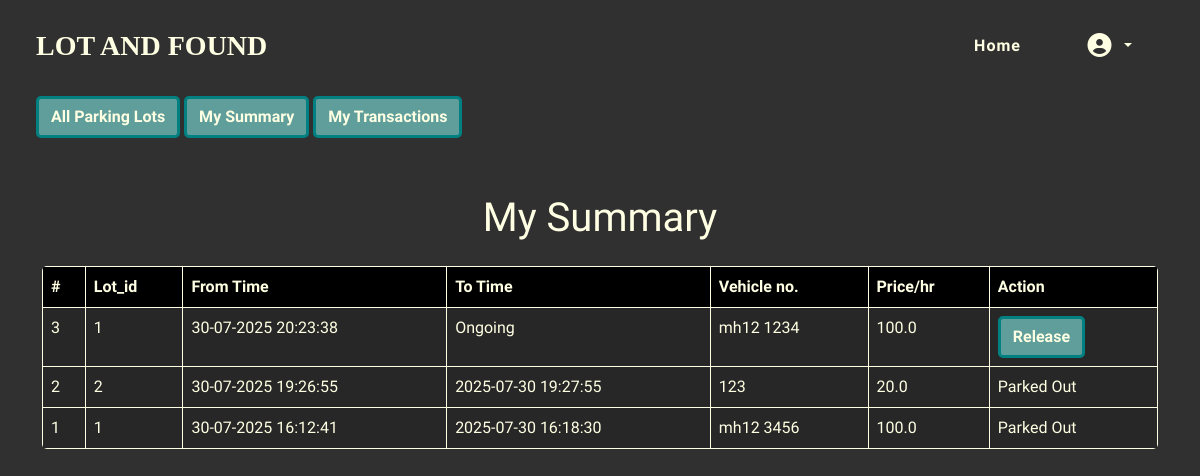
Before: /my-summary (signed in) with the older database file.
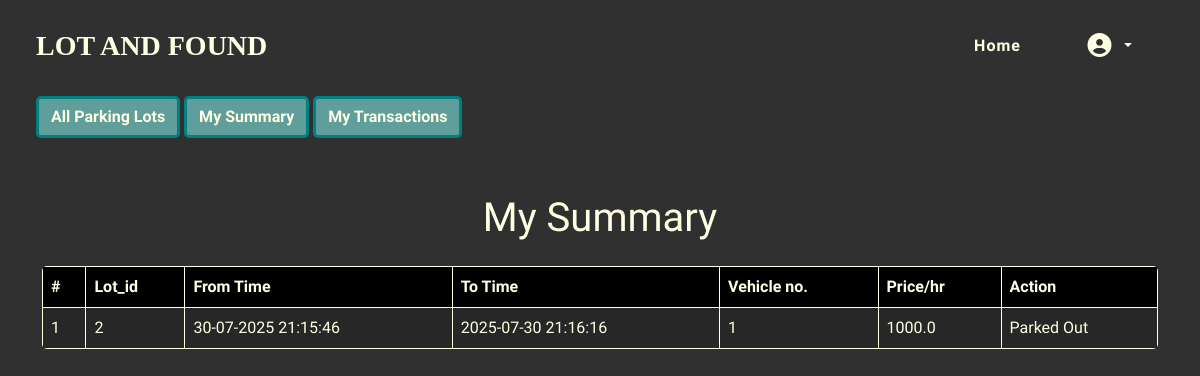
After: the same page with the newer database file.
### models.py (models this page shows)
class Reserve(db.Model):
    __tablename__ = 'reserve'
    reserve_id = db.Column(db.Integer, primary_key=True)
    user_id = db.Column(db.Integer, db.ForeignKey('user.user_id'), nullable=False)
    lot_id = db.Column(db.Integer, db.ForeignKey('lot.lot_id'), nullable=False)
    spot_id = db.Column(db.Integer, db.ForeignKey('spot.spot_id'), nullable=False)
    start_time = db.Column(db.DateTime,nullable=False, default=datetime.now)
    end_time = db.Column(db.DateTime, nullable=True)
    price_per_hr = db.Column(db.Double, nullable=False)
    vehicle_num = db.Column(db.String(15), nullable=False)
    is_ongoing = db.Column(db.Boolean, nullable = False, default = True)

### routes.py (the view)
@app.route('/my-summary')
def view_summary():
    user = User.query.get(session["user_id"])
    history = Reserve.query.filter_by(user_id = user.user_id).all()
    return render_template('user/user_summary.html', history = history)

### templates/user/user_summary.html (shortened to what this page needs)
{% extends "base.html" %}
{% block content %}
{% include "user/user_nav.html" with context %}
<div class="container my-5">
<h1 class="display-6 my-display my-4">My Summary</h1>
<table class="table my-table table-hover">
  <thead>
    <tr>
      <th scope="col">#</th>
      <th scope="col">Lot_id</th>
      <th scope="col">From Time</th>
      <th scope="col">To Time</th>
      <th scope="col">Vehicle no.</th>
      <th scope="col">Price/hr</th>
      <th scope="col">Action</th>
    </tr>
  </thead>
  <tbody>
    {% for record in history|reverse %}
    <tr>
      <td scope="row">{{record.reserve_id}}</td>
      <td>{{record.lot_id}}</td>
      <td>{{record.start_time.strftime('%d-%m-%Y %H:%M:%S')}}</td>
      <td>
        {%if record.end_time == None %}
          Ongoing
        {% else %}
          {{record.end_time}}
        {% endif %}
      </td>
      <td>{{record.vehicle_num}}</td>
      <td>{{record.price_per_hr}}</td>
      <td>
        {%if record.is_ongoing %}
          <a class="btn my-btn" href="{{url_for('release_spot',lot_id = record.lot_id, spot_id = record.spot_id)}}">Release</a>
        {% else %}
          Parked Out
        {% endif %}
      </td>
    </tr>
   {% endfor %}
  </tbody>
</table>
</div>
{% endblock %}

### templates/base.html (shortened to what this page needs)
<!DOCTYPE html>
<html lang="en">
<head>
    <link href="https://cdn.jsdelivr.net/npm/bootstrap@5.3.7/dist/css/bootstrap.min.css" rel="stylesheet">
    <link rel="stylesheet" href="{{ url_for('static', filename='style.css') }}">
    <link rel="stylesheet" href="https://cdnjs.cloudflare.com/ajax/libs/font-awesome/7.0.0/css/all.min.css">
</head>
<body>
    <nav class="navv navbar navbar-expand-lg pt-3 pb-2 px-4 justify-content-between">
        <div class="container-fluid">
            <a class="navbar-brand fs-3 fw-bold mt-1" href="/">LOT AND FOUND</a>
            <div class="collapse navbar-collapse justify-content-between" id="navbarNav">
                <ul class="navbar-nav text-center mt-1">
                    {% if 'user_id' not in session %}
                    <li class="nav-item mx-2 my-1 ">
                        <a class="nav-link my-nav-link px-4 py-1 fs-6" href="{{url_for('login')}}">Login</a>
                    </li>
                    <li class="nav-item mx-2 my-1">
                        <a class="nav-link my-nav-link px-4 py-1 fs-6" href="{{url_for('sign_up')}}">Sign Up</a>
                    </li>
                    {% else %}
                    <li class="nav-item mx-2 my-1">
                        <a class="nav-link my-nav-link px-4 py-1 fs-6" aria-current="page" href="{{url_for('home')}}">Home</a>
                    </li>
                    <li class="nav-item dropdown mx-2 my-1">
                        <a class="nav-link my-nav-link dropdown-toggle px-4 py-1 fs-6" href="#" role="button" data-bs-toggle="dropdown" aria-expanded="false">
                            <i class="fas fa-circle-user fa-xl"></i>
                        </a>
                    </li>
                    {% endif %}
                </ul>
            </div>
        </div>
    </nav>
    {% block content %}
    {% endblock %}
</body>
</html>

### templates/user/user_nav.html
<nav class="pt-3 pb-2 px-4 mb-3 my-nav">
    <div class="container-fluid">
        <a class="btn my-btn" href="{{url_for('home')}}">All Parking Lots</a>
        <a class="btn my-btn" href="{{url_for('view_summary')}}">My Summary</a>
        <a class="btn my-btn" href="{{url_for('transaction_history')}}">My Transactions</a>
    </div>
</nav>

### static/style.css (style rules this page uses)
* { margin:0px; padding:0px; }
body { font-family: 'Reddit Sans Condensed'; background: #303030; min-height:100vh; color:#ffffe3; }
.my-display { font-family:'Jua'; justify-self: center; }
.navbar-brand { font-family:'Norwester'; color:#ffffe3; }
.my-nav-link { font-weight: bold; color:#ffffe3; border-radius: 5px; letter-spacing: 1px; transition: 0.3s; }
.my-btn, .my-btn-alt:hover { color: #ffffe3; font-weight: bold; background-color: #5F9E9B; border-radius: 5px; border-color: #008080; border-width: 3px; }
a, a:visited { color: #ffffe3; text-decoration: none; }
.my-table th { background-color: #000000 !important; color: #ffffe3 !important; border: 1px solid #ffffe3 !important; border-width:1px !important; border-color: #ffffe3 !important; }
.my-table td { background-color: #272727 !important; color: #ffffe3 !important; border: 1px solid #ffffe3 !important; border-width:1px !important; border-color: #ffffe3 !important; }
.my-table { border-radius: 5px; overflow: hidden; }

Changed rows visible on the page:
removed Reserve: reserve_id "3", lot_id "1", start_time "30-07-2025 20:23:38", shows "Ongoing", vehicle_num "mh12 1234", price_per_hr "100.0"
removed Reserve: reserve_id "2", lot_id "2", start_time "30-07-2025 19:26:55", end_time "2025-07-30 19:27:55", vehicle_num "123", price_per_hr "20.0", is_ongoing "Parked Out"
changed Reserve id 1: lot_id "1" → "2"; start_time "30-07-2025 16:12:41" → "30-07-2025 21:15:46"; end_time "2025-07-30 16:18:30" → "2025-07-30 21:16:16"; vehicle_num "mh12 3456" → "1"; price_per_hr "100.0" → "1000.0"
